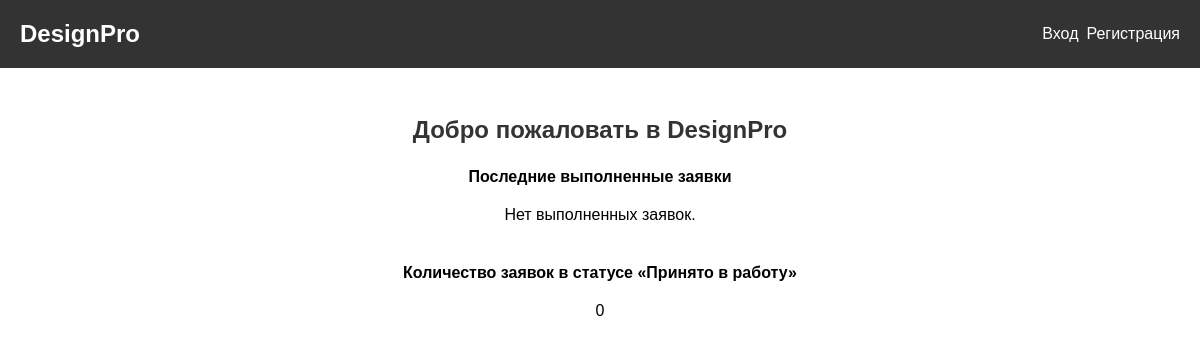
/, run on an earlier commit of the app's database.
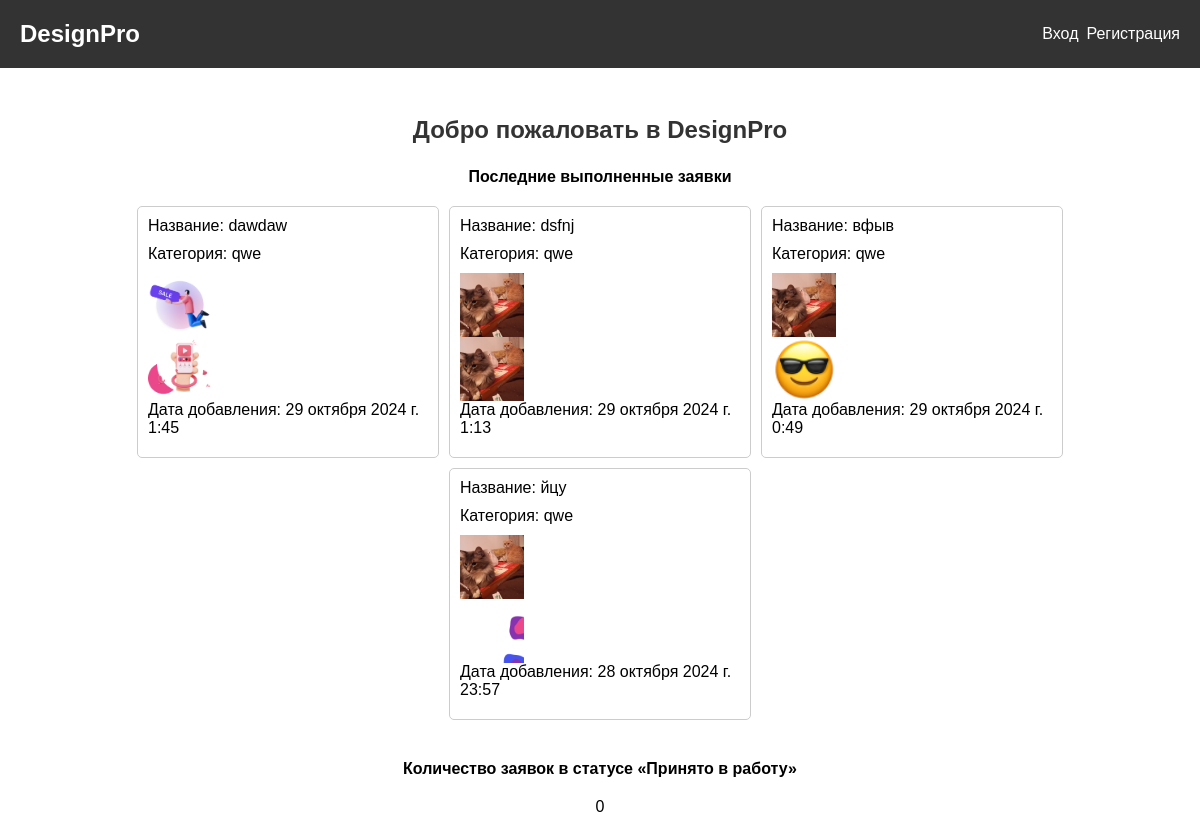
And on a later commit of the database.
### users/models.py (models this page shows, shortened)
class DesignRequest(models.Model):
    STATUS_CHOICES = (
        ('Новая', 'Новая'),
        ('Принято в работу', 'Принято в работу'),
        ('Выполнено', 'Выполнено'),
    )
    user = models.ForeignKey(User, on_delete=models.CASCADE)
    title = models.CharField(max_length=200, verbose_name='Название')
    description = models.TextField(verbose_name='Описание')
    category = models.ForeignKey(Category, on_delete=models.SET_NULL, null=True, verbose_name='Категория')
    image = models.ImageField(upload_to='design_requests/', validators=[
        FileExtensionValidator(allowed_extensions=['jpg', 'jpeg', 'png', 'bmp'])
    ], verbose_name='Изображение')
    status = models.CharField(max_length=20, choices=STATUS_CHOICES, default='Новая', verbose_name='Статус')
    created_at = models.DateTimeField(auto_now_add=True, verbose_name='Дата создания')
    design_image = models.ImageField(upload_to='designs/', validators=[
        FileExtensionValidator(allowed_extensions=['jpg', 'jpeg', 'png', 'bmp'])
    ], null=True, blank=True, verbose_name='Изображение дизайна')
    comment = models.TextField(null=True, blank=True, verbose_name='Комментарий')

class Category(models.Model):
    name = models.CharField(
        max_length=100,
        unique=True,
        verbose_name='Название категории',
        error_messages={
            'unique': 'Категория с таким названием уже существует',
        }
    )
    def __str__(self):
        return self.name

### users/views.py (the view)
# urls.py: 2. Add a URL to urlpatterns:  path('', views.home, name='home')
def home(request):
    recent_completed_requests = DesignRequest.objects.filter(status='Выполнено').order_by('-created_at')[:4]
    in_progress_count = DesignRequest.objects.filter(status='Принято в работу').count()
    return render(request, 'home.html', {
        'recent_completed_requests': recent_completed_requests,
        'in_progress_count': in_progress_count
    })

### designpro/templates/home.html
{% extends 'base.html' %}
{% block content %}
    <h2>Добро пожаловать в DesignPro</h2>
    <h3>Последние выполненные заявки</h3>
    <div class="recent-requests">
        {% for request in recent_completed_requests %}
            <div class="request-item">
                <p>Название: {{ request.title }}</p>
                <p>Категория: {{ request.category }}</p>
                <img src="{{ request.image.url }}" alt="design" class="design-image">
                <img src="{{ request.design_image.url }}" alt="updateDesign" class="design-image">
                <p>Дата добавления: {{ request.created_at }}</p>
            </div>
        {% empty %}
            <p>Нет выполненных заявок.</p>
        {% endfor %}
    </div>
    <h3>Количество заявок в статусе «Принято в работу»</h3>
    <p>{{ in_progress_count }}</p>
{% endblock %}

### designpro/templates/base.html (shortened to what this page needs)
{% load static %}
<!DOCTYPE html>
<html lang="ru">
<head>
    <link rel="stylesheet" href="{% static 'css/style.css' %}">
</head>
<body>
    <header>
        <nav>
            <a class="nav__name" href="{% url 'home' %}">DesignPro</a>
            <ul>
                {% if user.is_authenticated %}
                    <li><a href="{% url 'profile' %}">{{ user.username }}</a></li>
                    <li><a href="{% url 'logout' %}">Выход</a></li>
                {% else %}
                    <li><a href="{% url 'login' %}">Вход</a></li>
                    <li><a href="{% url 'register' %}">Регистрация</a></li>
                {% endif %}
            </ul>
        </nav>
    </header>
    <main>
        {% block content %}{% endblock %}
    </main>
</body>
</html>

### designpro/static/css/style.css (style rules this page uses)
* { margin: 0; padding: 0; font-size: 2vh; font-family: Arial; text-decoration: none; }
main { padding: 0 5vh 0 5vh; }
header { padding: 2.5vh; background-color: #333; color: #fff; margin-bottom: 6vh; }
nav { display: flex; justify-content: space-between; align-items: center; }
nav ul { display: flex; list-style: none; gap: 1vh; }
nav a { color: #fff; text-decoration: none; font-size: 2vh; }
.nav__name { font-size: 3vh; font-weight: bold; }
h2 { text-align: center; color: #333; font-size: 3vh; margin-bottom: 3vh; }
main > p { display: flex; justify-content: center; }
.recent-requests { display: flex; flex-wrap: wrap; gap: 10px; margin-bottom: 5vh; justify-content: center; }
.request-item { max-width: 25%; border: 1px solid #ccc; padding: 10px; border-radius: 5px; display: flex; flex-direction: column; justify-content: space-between }
.request-item img { max-width: 64px; max-height: 64px; object-fit: cover; }
.request-item p { margin-bottom: 10px; }
h3 { display: flex; justify-content: center; margin-bottom: 2.5vh; }

What changed in the data, as far as the page shows it:
added DesignRequest: title "dawdaw", category "qwe", image (picture), design_image (picture), created_at "29 октября 2024 г. 1:45"
added DesignRequest: title "dsfnj", category "qwe", image (picture), design_image (picture), created_at "29 октября 2024 г. 1:13"
added DesignRequest: title "вфыв", category "qwe", image (picture), design_image (picture), created_at "29 октября 2024 г. 0:49"
added DesignRequest: title "йцу", category "qwe", image (picture), design_image (picture), created_at "28 октября 2024 г. 23:57"
Also different on the page:
text no longer shown: "Нет выполненных заявок."
